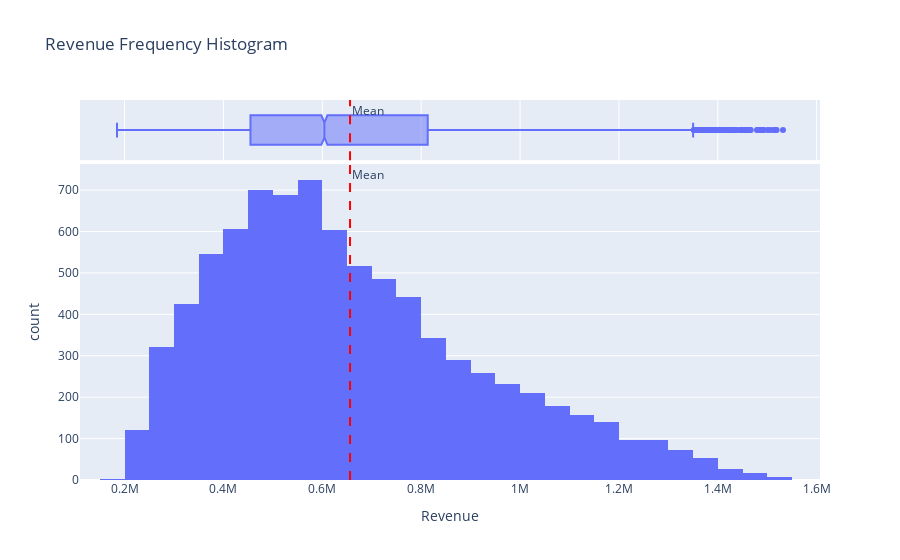

Source (notebook cell):
### Code cell
fig = px.histogram(df, x='Revenue', nbins=30, marginal='box', 
                   title='Revenue Frequency Histogram',
                   labels={'revenue': 'Revenue'})

fig.add_vline(x=df['Revenue'].mean(), line_dash="dash", line_color="red", 
              annotation_text="Mean", annotation_position="top right")

fig.update_layout(showlegend=False)

fig.show()

### Figure 1 — Plotly figure (JSON) as saved in the notebook; plotly's stock layout.template omitted (floating-point values rounded to 4 significant figures; data arrays with more than 128 entries replaced by an {"elided": "..."} marker saying what was removed)
{"data": [{"alignmentgroup": "True", "bingroup": "x", "hovertemplate": "Revenue=%{x}<br>count=%{y}<extra></extra>", "legendgroup": "", "marker": {"color": "#636efa", "pattern": {"shape": ""}}, "name": "", "nbinsx": 30, "offsetgroup": "", "orientation": "v", "showlegend": false, "type": "histogram", "x": {"elided": "8368 float values"}, "xaxis": "x", "yaxis": "y"}, {"alignmentgroup": "True", "hovertemplate": "Revenue=%{x}<extra></extra>", "legendgroup": "", "marker": {"color": "#636efa"}, "name": "", "notched": true, "offsetgroup": "", "showlegend": false, "type": "box", "x": {"elided": "8368 float values"}, "xaxis": "x2", "yaxis": "y2"}], "layout": {"annotations": [{"showarrow": false, "text": "Mean", "x": 656100.0, "xanchor": "left", "xref": "x", "y": 1, "yanchor": "top", "yref": "y domain"}, {"showarrow": false, "text": "Mean", "x": 656100.0, "xanchor": "left", "xref": "x2", "y": 1, "yanchor": "top", "yref": "y2 domain"}], "barmode": "relative", "legend": {"tracegroupgap": 0}, "shapes": [{"line": {"color": "red", "dash": "dash"}, "type": "line", "x0": 656100.0, "x1": 656100.0, "xref": "x", "y0": 0, "y1": 1, "yref": "y domain"}, {"line": {"color": "red", "dash": "dash"}, "type": "line", "x0": 656100.0, "x1": 656100.0, "xref": "x2", "y0": 0, "y1": 1, "yref": "y2 domain"}], "showlegend": false, "title": {"text": "Revenue Frequency Histogram"}, "xaxis": {"anchor": "y", "domain": [0, 1], "title": {"text": "Revenue"}}, "xaxis2": {"anchor": "y2", "domain": [0, 1], "matches": "x", "showgrid": true, "showticklabels": false}, "yaxis": {"anchor": "x", "domain": [0, 0.8316], "title": {"text": "count"}}, "yaxis2": {"anchor": "x2", "domain": [0.8416, 1], "matches": "y2", "showgrid": false, "showline": false, "showticklabels": false, "ticks": ""}}}
